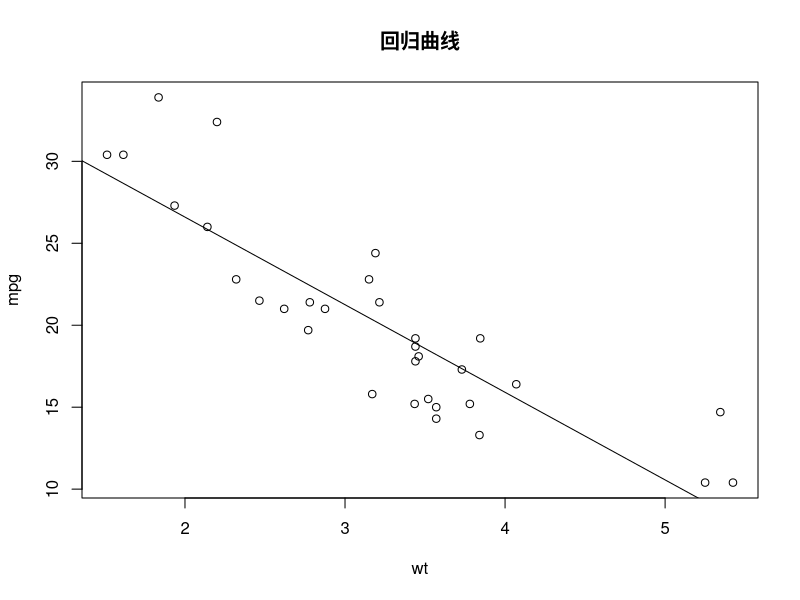
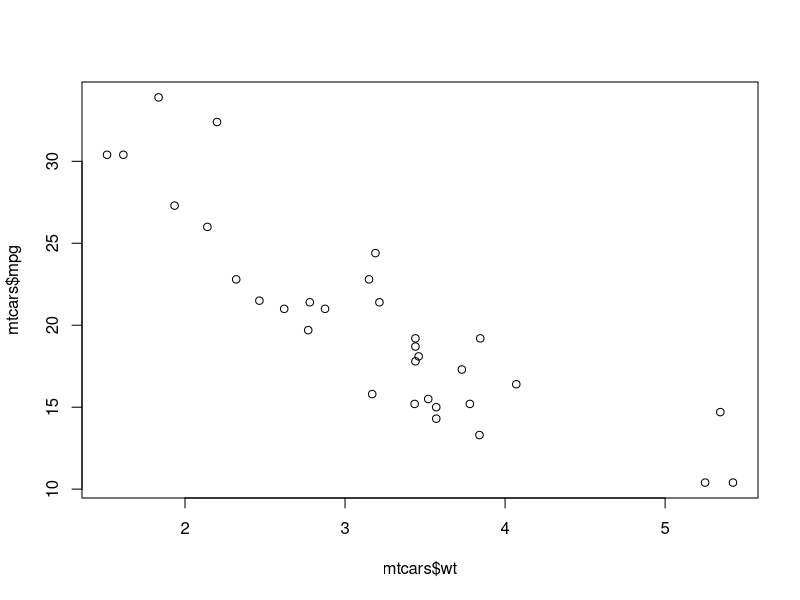
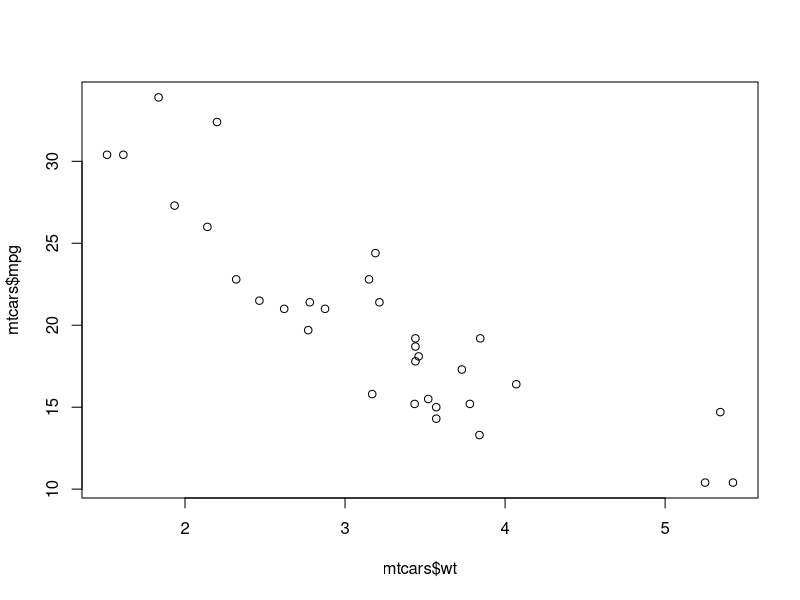
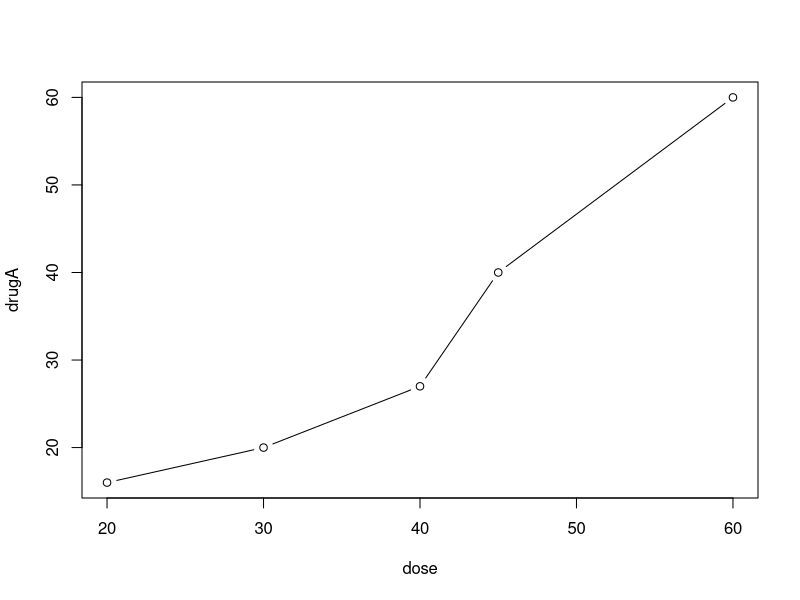
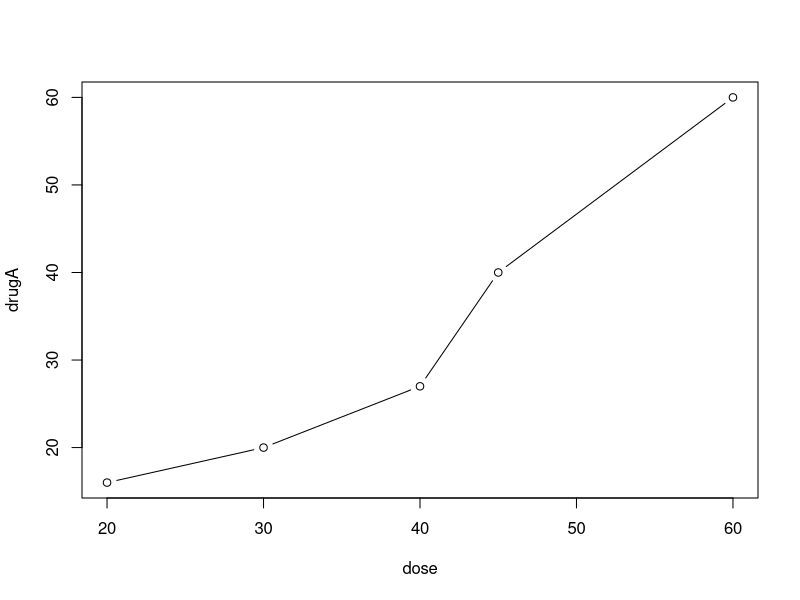
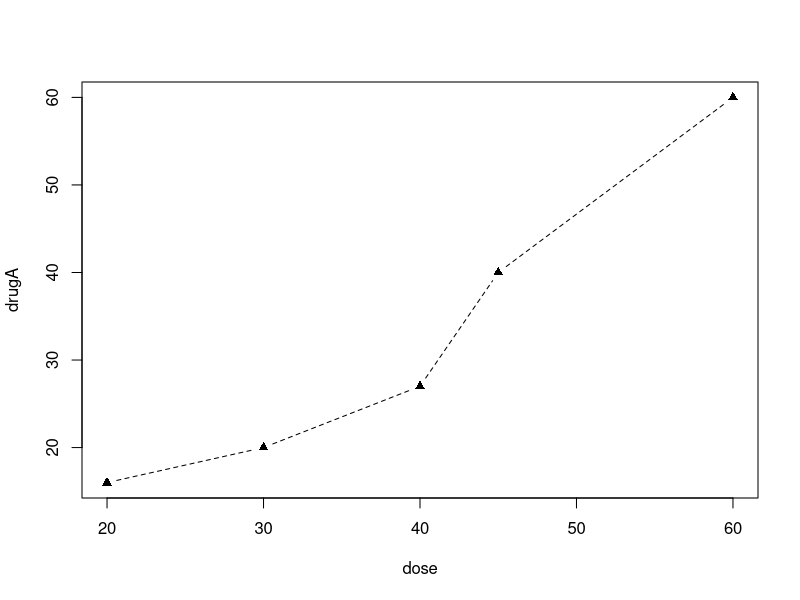
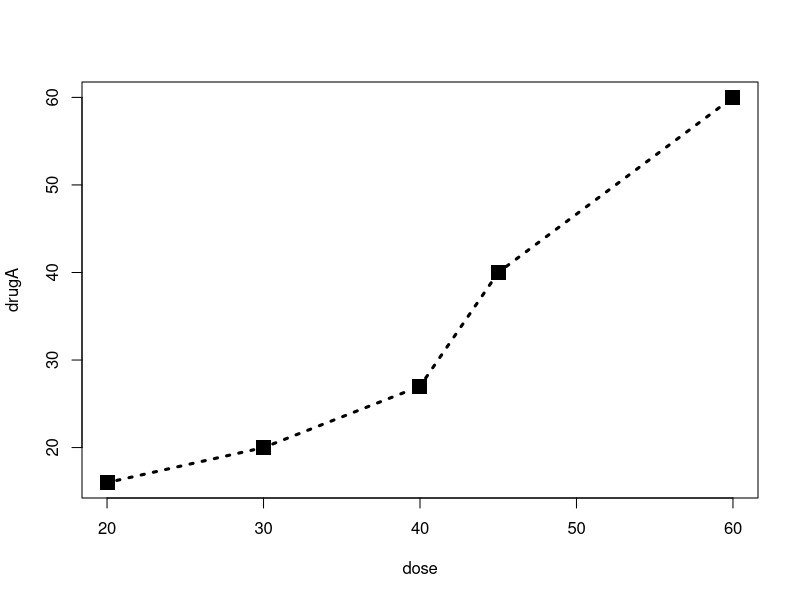
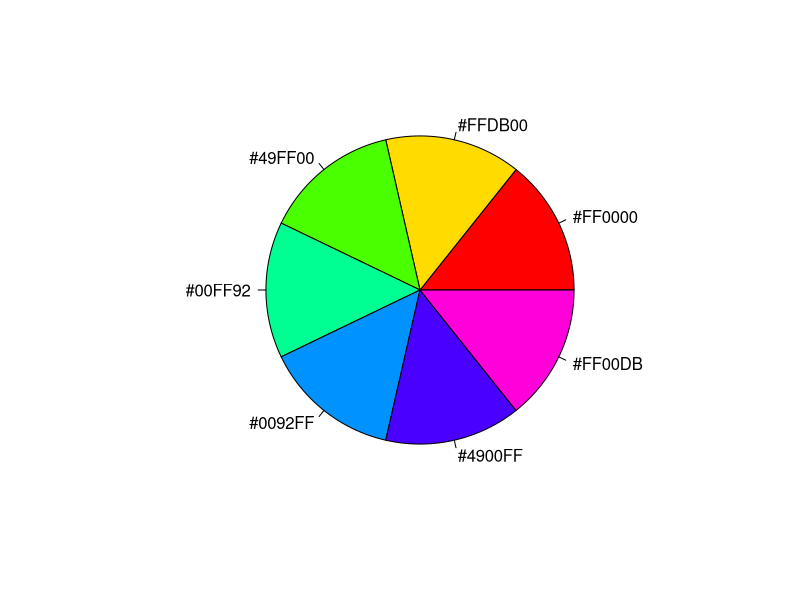

These charts were generated, in order, by the following R code:
#举个栗子

attach(mtcars)
plot(wt, mpg)
abline(lm(mpg~wt))#lm函数能够做线性拟合，lm(a~b)就是对a=k*b+c进行线性拟合
title("回归曲线")
detach(mtcars)

 #lm(mtcars$mpg~mtcars$wt)

dev.new()
plot(mtcars$wt, mtcars$mpg)
 #dev.off(5)
dev.new()
plot(mtcars$wt, mtcars$mpg)
dev.off(5)#关闭指定设备号的绘图设备

#一个简单的例子
dose  <- c(20, 30, 40, 45, 60)
drugA <- c(16, 20, 27, 40, 60)
drugB <- c(15, 18, 25, 31, 40)
plot(dose,drugA,type = "b")



plot(dose, drugA, type="b")

#图形和参数
opar <- par(no.readonly=TRUE)
par(lty=2, pch=17)
plot(dose, drugA, type="b")
par(opar)



#plot(dose, drugA, type="b", lty=2, pch=17)

plot(dose, drugA, type="b", lty=3, lwd=3, pch=15, cex=2)

#
n <- 7
mycolors <- rainbow(n)
pie(c(1,1,1,1,1,1,1), labels=mycolors, col=mycolors) 


#衬线无衬线http://www.mrszhao.com/post/72.html

#使用图形参数控制图形外观
dose  <- c(20, 30, 40, 45, 60)
drugA <- c(16, 20, 27, 40, 60)
drugB <- c(15, 18, 25, 31, 40)


opar <- par(no.readonly=TRUE)
par(pin=c(2, 3))
par(lwd=2, cex=1.5)
par(cex.axis=0.75,font.axis=3)
plot(dose, drugA, type="b", pch=19, lty=2, col="red")
plot(dose, drugB, type="b", pch=23, lty=6, col="blue", bg="green")
par(opar)


#坐标轴  lty线条类型 pch 符号  lwb 线条宽度 b同时绘制点和线
plot(dose, drugA, type="o",
     col="red", lty=2, pch=2, lwd=2,
     main="Clinical Trials for Drug A",
     sub="This is hypothetical data",
     xlab="Dosage", ylab="Drug Response",
     xlim=c(0, 60), ylim=c(0, 70))

#坐标轴示例
x <- c(1:10)
y <- x
x
y
z <- 10/x
z

opar <- par(no.readonly=TRUE)
par(mar=c(5, 4, 4, 8) + 0.1)


plot(x, y, type="b",
     pch=21, col="red",
     yaxt="n", lty=3, ann=FALSE)

lines(x, z, type="b", pch=22, col="blue", lty=2)

axis(2, at=x, labels=x, col.axis="red", las=2)
axis(4, at=z, labels=round(z, digits=2),
     col.axis="blue", las=2, cex.axis=0.7, tck=-.01)


mtext("y=1/x", side=4, line=3, cex.lab=1, las=2, col="blue")
title("An Example of Creative Axes",
      xlab="X values",
      ylab="Y=X")

par(opar)

#图例：

install.packages("Hmisc")

dose <- c(20, 30, 40, 45, 60)
drugA <- c(16, 20, 27, 40, 60)
drugB <- c(15, 18, 25, 31, 40)
opar <- par(no.readonly=TRUE)
#font.axis。坐标轴刻度值的字型。font.lab。坐标轴名称的字型。font.main。主标题的字型。font.sub。子标题的字型
#pch：表示点的形状, ylim: 设置y轴范围
par(lwd=2, cex=1.5, font.lab=2)
plot(dose, drugA, type="b",
     pch=15, lty=1, col="red", ylim=c(0, 60),
     main="Drug A vs. Drug B",
     xlab="Drug Dosage", ylab="Drug Response")
#加参考线
lines(dose, drugB, type="b",
      pch=17, lty=2, col="blue")
#加水平线
abline(h=c(30), lwd=1.5, lty=2, col="gray")
library(Hmisc)
#次刻度线
minor.tick(nx=3, ny=3, tick.ratio=0.5)
#图例
#inset：外边距
#"topleft"可以换成locator(1)，图例在鼠标点击的地方生成
legend("topleft", inset=.05, title="Drug Type", c("A","B"),
       lty=c(1, 2), pch=c(15, 17), col=c("red", "blue"))
par(opar)

#文本标注
attach(mtcars)
plot(wt, mpg,
     main="Mileage vs. Car Weight",
     xlab="Weight", ylab="Mileage",
     pch=18, col="blue")
text(wt, mpg,
     row.names(mtcars),
     cex=0.6, pos=4, col="red")

detach(mtcars)

#图形的组合
attach(mtcars)
opar <- par(no.readonly=TRUE)
#指定两行两列， 按行填充进行绘图，总共可以画四幅图
par(mfrow=c(2,2))
plot(wt,mpg, main="Scatterplot of wt vs. mpg")
plot(wt,disp, main="Scatterplot of wt vs disp")
hist(wt, main="Histogram of wt")
boxplot(wt, main="Boxplot of wt")
par(opar)
detach(mtcars)
#

attach(mtcars)
opar <- par(no.readonly=TRUE)
par(mfrow=c(3,1))
hist(wt)
hist(mpg)
hist(disp)
par(opar)
detach(mtcars)

#
attach(mtcars)
#传入矩阵，指定多图所在位置， 2，2表示分4份， byrow=TRUE表示按行填充
layout(matrix(c(1, 1, 2, 3), 2, 2, byrow = TRUE)) #1，1，2，3代表第一幅图，占1和2两个区域，第二幅图占第三个区域，第四幅图占第四个区域
hist(wt)
hist(mpg)
hist(disp)
detach(mtcars)
